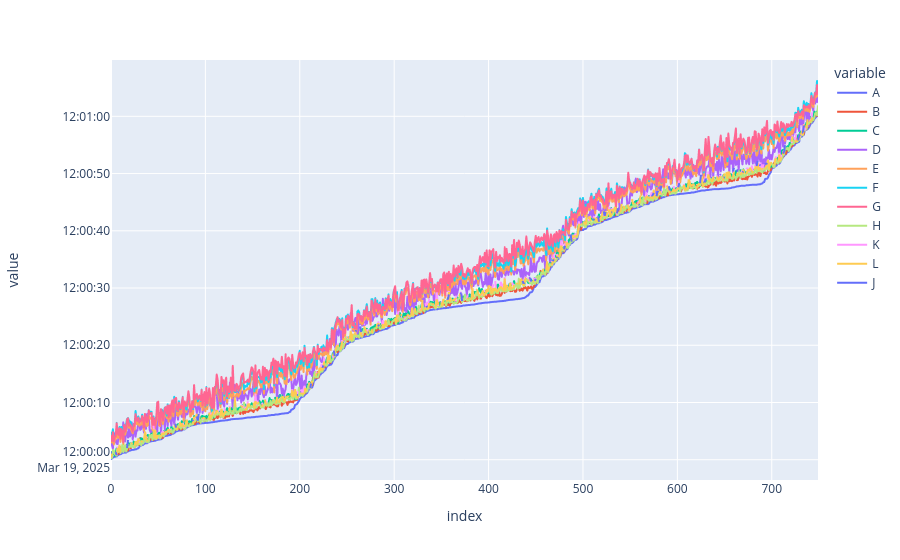

Notebook cell for this chart:
### Markdown cell above
## 3. Infer the Adjacency Matrix

### Code cell
""" Step #3 Populate the Adjacency Matrix
"""
#first get the keys of the event chains we'd like to analyse
#here we simply get all of our toy data, but equally there could be an
#index on timestamp, or some other indexed attribute we could use to retrieve
#a sample population of event chains
keys = r.keys("argus:ec:*")
eventchain_timestamps = r.json().mget(keys, "$.timestamps")
eventchain_context_raw = r.json().mget(keys, "$.context")

#load into a DataFrame, sort by the column that has the lowest value
eventchain_timestamps = pd.DataFrame([d[0] for d in eventchain_timestamps]).apply(pd.to_datetime, format='mixed')
minvals = eventchain_timestamps.min()
min_col = minvals.index[minvals.argmin()]
eventchain_timestamps = eventchain_timestamps.sort_values(min_col)
sort_idx = eventchain_timestamps.index
eventchain_timestamps = eventchain_timestamps.reset_index(drop=True)

#load context into a DataFrame using the same sort order
eventchain_context = pd.DataFrame([d[0] if d and d[0] else {} for d in eventchain_context_raw])
eventchain_context = eventchain_context.loc[sort_idx].reset_index(drop=True)

#Visualise the time series
fig = px.line(eventchain_timestamps.reset_index().melt("index"), x="index", y="value", color="variable")
fig.show()

### Figure 1 — Plotly figure (JSON) as saved in the notebook; plotly's stock layout.template omitted (floating-point values rounded to 4 significant figures; data arrays with more than 128 entries replaced by an {"elided": "..."} marker saying what was removed)
{"data": [{"hovertemplate": "variable=A<br>index=%{x}<br>value=%{y}<extra></extra>", "legendgroup": "A", "line": {"color": "#636efa", "dash": "solid"}, "marker": {"symbol": "circle"}, "mode": "lines", "name": "A", "showlegend": true, "type": "scattergl", "x": {"elided": "750 int values"}, "xaxis": "x", "y": {"elided": "750 str values"}, "yaxis": "y"}, {"hovertemplate": "variable=B<br>index=%{x}<br>value=%{y}<extra></extra>", "legendgroup": "B", "line": {"color": "#EF553B", "dash": "solid"}, "marker": {"symbol": "circle"}, "mode": "lines", "name": "B", "showlegend": true, "type": "scattergl", "x": {"elided": "750 int values"}, "xaxis": "x", "y": {"elided": "750 str values"}, "yaxis": "y"}, {"hovertemplate": "variable=C<br>index=%{x}<br>value=%{y}<extra></extra>", "legendgroup": "C", "line": {"color": "#00cc96", "dash": "solid"}, "marker": {"symbol": "circle"}, "mode": "lines", "name": "C", "showlegend": true, "type": "scattergl", "x": {"elided": "750 int values"}, "xaxis": "x", "y": {"elided": "750 str values"}, "yaxis": "y"}, {"hovertemplate": "variable=D<br>index=%{x}<br>value=%{y}<extra></extra>", "legendgroup": "D", "line": {"color": "#ab63fa", "dash": "solid"}, "marker": {"symbol": "circle"}, "mode": "lines", "name": "D", "showlegend": true, "type": "scattergl", "x": {"elided": "750 int values"}, "xaxis": "x", "y": {"elided": "750 str values"}, "yaxis": "y"}, {"hovertemplate": "variable=E<br>index=%{x}<br>value=%{y}<extra></extra>", "legendgroup": "E", "line": {"color": "#FFA15A", "dash": "solid"}, "marker": {"symbol": "circle"}, "mode": "lines", "name": "E", "showlegend": true, "type": "scattergl", "x": {"elided": "750 int values"}, "xaxis": "x", "y": {"elided": "750 str values"}, "yaxis": "y"}, {"hovertemplate": "variable=F<br>index=%{x}<br>value=%{y}<extra></extra>", "legendgroup": "F", "line": {"color": "#19d3f3", "dash": "solid"}, "marker": {"symbol": "circle"}, "mode": "lines", "name": "F", "showlegend": true, "type": "scattergl", "x": {"elided": "750 int values"}, "xaxis": "x", "y": {"elided": "750 str values"}, "yaxis": "y"}, {"hovertemplate": "variable=G<br>index=%{x}<br>value=%{y}<extra></extra>", "legendgroup": "G", "line": {"color": "#FF6692", "dash": "solid"}, "marker": {"symbol": "circle"}, "mode": "lines", "name": "G", "showlegend": true, "type": "scattergl", "x": {"elided": "750 int values"}, "xaxis": "x", "y": {"elided": "750 str values"}, "yaxis": "y"}, {"hovertemplate": "variable=H<br>index=%{x}<br>value=%{y}<extra></extra>", "legendgroup": "H", "line": {"color": "#B6E880", "dash": "solid"}, "marker": {"symbol": "circle"}, "mode": "lines", "name": "H", "showlegend": true, "type": "scattergl", "x": {"elided": "750 int values"}, "xaxis": "x", "y": {"elided": "750 str values"}, "yaxis": "y"}, {"hovertemplate": "variable=K<br>index=%{x}<br>value=%{y}<extra></extra>", "legendgroup": "K", "line": {"color": "#FF97FF", "dash": "solid"}, "marker": {"symbol": "circle"}, "mode": "lines", "name": "K", "showlegend": true, "type": "scattergl", "x": {"elided": "750 int values"}, "xaxis": "x", "y": {"elided": "750 str values"}, "yaxis": "y"}, {"hovertemplate": "variable=L<br>index=%{x}<br>value=%{y}<extra></extra>", "legendgroup": "L", "line": {"color": "#FECB52", "dash": "solid"}, "marker": {"symbol": "circle"}, "mode": "lines", "name": "L", "showlegend": true, "type": "scattergl", "x": {"elided": "750 int values"}, "xaxis": "x", "y": {"elided": "750 str values"}, "yaxis": "y"}, {"hovertemplate": "variable=J<br>index=%{x}<br>value=%{y}<extra></extra>", "legendgroup": "J", "line": {"color": "#636efa", "dash": "solid"}, "marker": {"symbol": "circle"}, "mode": "lines", "name": "J", "showlegend": true, "type": "scattergl", "x": {"elided": "750 int values"}, "xaxis": "x", "y": {"elided": "750 str values"}, "yaxis": "y"}], "layout": {"legend": {"title": {"text": "variable"}, "tracegroupgap": 0}, "margin": {"t": 60}, "xaxis": {"anchor": "y", "domain": [0, 1], "title": {"text": "index"}}, "yaxis": {"anchor": "x", "domain": [0, 1], "title": {"text": "value"}}}}
